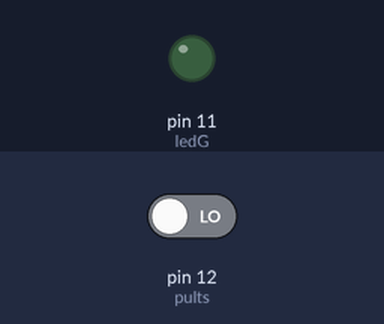
Bench run of a sketch on a simulated Arduino Uno, built with avr-gcc and run on an emulated ATmega328P. Parts: output pins drawn as LEDs (lit = HIGH). Inputs (shaded band) come from the test bench; at power-on: pin 12 (pults) LOW.

Above: at 1.2 s.
1.3 s: pin 12 (pults) driven HIGH
At 2.2 s:
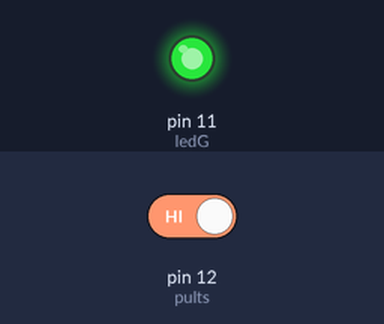
Timing chart, 0 to 4.3 s (numbered marks = the images above; inputs shaded):
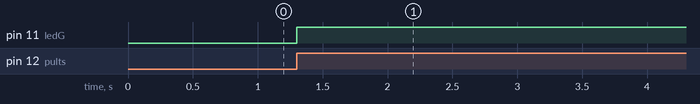

Measured:
- after the input at 1.3 s, pin 11 (ledG): LOW → HIGH at once

The sketch:

C.ino
```cpp
int ledG=11;
int pults=12;

int pultskont=0;
int pultsegoera=0;
int pultsaurrekoegoera=0;

void setup(){
pinMode(ledG, OUTPUT);
pinMode(pults, INPUT);
}

void loop (){

 pultsegoera=digitalRead(pults);
if (pultsegoera!=pultsaurrekoegoera){
if (pultsegoera==HIGH){
  pultskont++;
}}

pultsaurrekoegoera=pultsegoera;
if(pultskont %2 == 0){
    digitalWrite(ledG,LOW);}
else{digitalWrite(ledG,HIGH);}

}
```
